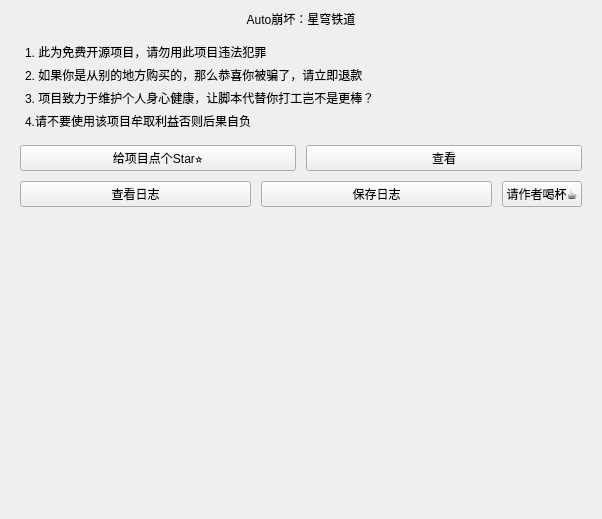
<?xml version="1.0" encoding="UTF-8"?>
<ui version="4.0">
 <class>Form</class>
 <widget class="QWidget" name="Form">
  <property name="geometry">
   <rect>
    <x>0</x>
    <y>0</y>
    <width>602</width>
    <height>519</height>
   </rect>
  </property>
  <property name="windowTitle">
   <string>Form</string>
  </property>
  <layout class="QVBoxLayout" name="vBoxLayout" stretch="0,0,0,0,0">
   <property name="spacing">
    <number>10</number>
   </property>
   <property name="sizeConstraint">
    <enum>QLayout::SetNoConstraint</enum>
   </property>
   <property name="leftMargin">
    <number>20</number>
   </property>
   <property name="topMargin">
    <number>10</number>
   </property>
   <property name="rightMargin">
    <number>20</number>
   </property>
   <property name="bottomMargin">
    <number>10</number>
   </property>
   <item>
    <widget class="TitleLabel" name="titleLabel">
     <property name="text">
      <string>Auto崩坏：星穹铁道</string>
     </property>
     <property name="alignment">
      <set>Qt::AlignCenter</set>
     </property>
    </widget>
   </item>
   <item>
    <widget class="Card" name="infoCard" native="true">
     <layout class="QVBoxLayout" name="verticalLayout" stretch="0,0,0,0">
      <property name="spacing">
       <number>5</number>
      </property>
      <property name="leftMargin">
       <number>5</number>
      </property>
      <property name="topMargin">
       <number>5</number>
      </property>
      <property name="rightMargin">
       <number>5</number>
      </property>
      <property name="bottomMargin">
       <number>5</number>
      </property>
      <item>
       <widget class="BodyLabel" name="label1">
        <property name="text">
         <string>1. 此为免费开源项目，请勿用此项目违法犯罪</string>
        </property>
       </widget>
      </item>
      <item>
       <widget class="BodyLabel" name="label2">
        <property name="text">
         <string>2. 如果你是从别的地方购买的，那么恭喜你被骗了，请立即退款</string>
        </property>
       </widget>
      </item>
      <item>
       <widget class="BodyLabel" name="label3">
        <property name="text">
         <string>3. 项目致力于维护个人身心健康，让脚本代替你打工岂不是更棒？</string>
        </property>
       </widget>
      </item>
      <item>
       <widget class="BodyLabel" name="label4">
        <property name="text">
         <string>4.请不要使用该项目牟取利益否则后果自负</string>
        </property>
       </widget>
      </item>
     </layout>
    </widget>
   </item>
   <item>
    <layout class="QHBoxLayout" name="horizontalLayout_2">
     <property name="spacing">
      <number>10</number>
     </property>
     <property name="topMargin">
      <number>0</number>
     </property>
     <item>
      <widget class="HyperlinkButton" name="githubButton">
       <property name="text">
        <string>给项目点个Star⭐</string>
       </property>
      </widget>
     </item>
     <item>
      <widget class="DropDownPushButton" name="viewInfoButton">
       <property name="text">
        <string>查看</string>
       </property>
      </widget>
     </item>
    </layout>
   </item>
   <item>
    <layout class="QHBoxLayout" name="horizontalLayout" stretch="1,1,0">
     <property name="spacing">
      <number>10</number>
     </property>
     <property name="topMargin">
      <number>0</number>
     </property>
     <item>
      <widget class="PushButton" name="viewLogButton">
       <property name="text">
        <string>查看日志</string>
       </property>
      </widget>
     </item>
     <item>
      <widget class="PushButton" name="saveLogButton">
       <property name="text">
        <string>保存日志</string>
       </property>
      </widget>
     </item>
     <item>
      <widget class="PushButton" name="QRButton">
       <property name="text">
        <string>请作者喝杯☕</string>
       </property>
      </widget>
     </item>
    </layout>
   </item>
   <item>
    <spacer name="verticalSpacer">
     <property name="orientation">
      <enum>Qt::Vertical</enum>
     </property>
     <property name="sizeHint" stdset="0">
      <size>
       <width>20</width>
       <height>40</height>
      </size>
     </property>
    </spacer>
   </item>
  </layout>
 </widget>
 <customwidgets>
  <customwidget>
   <class>HyperlinkButton</class>
   <extends>QPushButton</extends>
   <header>qfluentwidgets</header>
  </customwidget>
  <customwidget>
   <class>PushButton</class>
   <extends>QPushButton</extends>
   <header>qfluentwidgets</header>
  </customwidget>
  <customwidget>
   <class>DropDownPushButton</class>
   <extends>PushButton</extends>
   <header>qfluentwidgets</header>
  </customwidget>
  <customwidget>
   <class>BodyLabel</class>
   <extends>QLabel</extends>
   <header>qfluentwidgets</header>
  </customwidget>
  <customwidget>
   <class>TitleLabel</class>
   <extends>QLabel</extends>
   <header>qfluentwidgets</header>
  </customwidget>
  <customwidget>
   <class>Card</class>
   <extends>QWidget</extends>
   <header>..card</header>
   <container>1</container>
  </customwidget>
 </customwidgets>
 <resources/>
 <connections/>
</ui>
